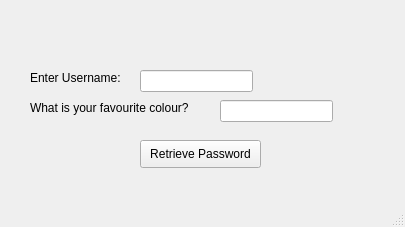
<?xml version="1.0" encoding="UTF-8"?>
<ui version="4.0">
 <class>MainWindow</class>
 <widget class="QMainWindow" name="MainWindow">
  <property name="geometry">
   <rect>
    <x>0</x>
    <y>0</y>
    <width>405</width>
    <height>227</height>
   </rect>
  </property>
  <property name="windowTitle">
   <string>MainWindow</string>
  </property>
  <widget class="QWidget" name="centralwidget">
   <widget class="QPushButton" name="pushButtonRetrieve">
    <property name="geometry">
     <rect>
      <x>140</x>
      <y>140</y>
      <width>121</width>
      <height>28</height>
     </rect>
    </property>
    <property name="text">
     <string>Retrieve Password</string>
    </property>
   </widget>
   <widget class="QLabel" name="label">
    <property name="geometry">
     <rect>
      <x>30</x>
      <y>70</y>
      <width>101</width>
      <height>16</height>
     </rect>
    </property>
    <property name="text">
     <string>Enter Username:</string>
    </property>
   </widget>
   <widget class="QLabel" name="label_2">
    <property name="geometry">
     <rect>
      <x>30</x>
      <y>100</y>
      <width>181</width>
      <height>16</height>
     </rect>
    </property>
    <property name="text">
     <string>What is your favourite colour?</string>
    </property>
   </widget>
   <widget class="QLineEdit" name="lineEditUsername">
    <property name="geometry">
     <rect>
      <x>140</x>
      <y>70</y>
      <width>113</width>
      <height>22</height>
     </rect>
    </property>
   </widget>
   <widget class="QLineEdit" name="lineEditSecretQuestion">
    <property name="geometry">
     <rect>
      <x>220</x>
      <y>100</y>
      <width>113</width>
      <height>22</height>
     </rect>
    </property>
   </widget>
   <widget class="QLabel" name="label_3">
    <property name="geometry">
     <rect>
      <x>120</x>
      <y>20</y>
      <width>261</width>
      <height>31</height>
     </rect>
    </property>
    <property name="font">
     <font>
      <pointsize>20</pointsize>
      <weight>75</weight>
      <bold>true</bold>
     </font>
    </property>
    <property name="text">
     <string/>
    </property>
   </widget>
  </widget>
  <widget class="QMenuBar" name="menubar">
   <property name="geometry">
    <rect>
     <x>0</x>
     <y>0</y>
     <width>405</width>
     <height>26</height>
    </rect>
   </property>
  </widget>
  <widget class="QStatusBar" name="statusbar"/>
 </widget>
 <resources/>
 <connections/>
</ui>
